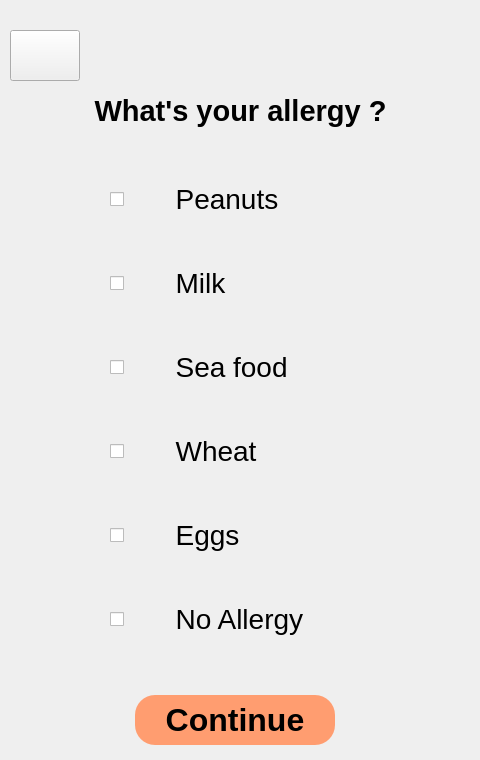
   <widget class="QWidget" name="allergyScreen">
    <attribute name="title">
     <string>allergyScreen</string>
    </attribute>
    <widget class="QPushButton" name="back31_4Button">
     <property name="geometry">
      <rect>
       <x>10</x>
       <y>30</y>
       <width>70</width>
       <height>51</height>
      </rect>
     </property>
     <property name="minimumSize">
      <size>
       <width>70</width>
       <height>0</height>
      </size>
     </property>
     <property name="maximumSize">
      <size>
       <width>70</width>
       <height>16777215</height>
      </size>
     </property>
     <property name="text">
      <string/>
     </property>
     <property name="icon">
      <iconset>
       <normaloff>Images/icons/back.png</normaloff>Images/icons/back.png</iconset>
     </property>
     <property name="iconSize">
      <size>
       <width>40</width>
       <height>40</height>
      </size>
     </property>
    </widget>
    <widget class="QLabel" name="label_21">
     <property name="geometry">
      <rect>
       <x>10</x>
       <y>90</y>
       <width>461</width>
       <height>41</height>
      </rect>
     </property>
     <property name="font">
      <font>
       <pointsize>22</pointsize>
       <weight>75</weight>
       <bold>true</bold>
      </font>
     </property>
     <property name="text">
      <string>What's your allergy ?</string>
     </property>
     <property name="alignment">
      <set>Qt::AlignCenter</set>
     </property>
    </widget>
    <widget class="QWidget" name="horizontalLayoutWidget_5">
     <property name="geometry">
      <rect>
       <x>0</x>
       <y>690</y>
       <width>471</width>
       <height>61</height>
      </rect>
     </property>
     <layout class="QHBoxLayout" name="horizontalLayout_6">
      <item>
       <widget class="QPushButton" name="continueAllergyButton">
        <property name="minimumSize">
         <size>
          <width>200</width>
          <height>50</height>
         </size>
        </property>
        <property name="maximumSize">
         <size>
          <width>200</width>
          <height>50</height>
         </size>
        </property>
        <property name="font">
         <font>
          <pointsize>24</pointsize>
          <weight>75</weight>
          <bold>true</bold>
         </font>
        </property>
        <property name="styleSheet">
         <string notr="true">QPushButton {
    background-color: rgb(255, 157, 112);
    border-radius: 20px;
    border-color: beige;
}
QPushButton:pressed {
    background-color: rgb(216, 131, 95);
    border-style: inset;
}</string>
        </property>
        <property name="text">
         <string>Continue</string>
        </property>
       </widget>
      </item>
     </layout>
    </widget>
    <widget class="QWidget" name="verticalLayoutWidget">
     <property name="geometry">
      <rect>
       <x>110</x>
       <y>140</y>
       <width>271</width>
       <height>541</height>
      </rect>
     </property>
     <layout class="QVBoxLayout" name="verticalLayout">
      <item>
       <widget class="QCheckBox" name="peanuts">
        <property name="font">
         <font>
          <pointsize>21</pointsize>
         </font>
        </property>
        <property name="text">
         <string>      Peanuts</string>
        </property>
       </widget>
      </item>
      <item>
       <widget class="QCheckBox" name="milk">
        <property name="font">
         <font>
          <pointsize>21</pointsize>
         </font>
        </property>
        <property name="text">
         <string>      Milk</string>
        </property>
       </widget>
      </item>
      <item>
       <widget class="QCheckBox" name="seaFood">
        <property name="font">
         <font>
          <pointsize>21</pointsize>
         </font>
        </property>
        <property name="text">
         <string>      Sea food</string>
        </property>
       </widget>
      </item>
      <item>
       <widget class="QCheckBox" name="wheat">
        <property name="font">
         <font>
          <pointsize>21</pointsize>
         </font>
        </property>
        <property name="text">
         <string>      Wheat</string>
        </property>
       </widget>
      </item>
      <item>
       <widget class="QCheckBox" name="eggs">
        <property name="font">
         <font>
          <pointsize>21</pointsize>
         </font>
        </property>
        <property name="text">
         <string>      Eggs</string>
        </property>
       </widget>
      </item>
      <item>
       <widget class="QCheckBox" name="noAllergy">
        <property name="font">
         <font>
          <pointsize>21</pointsize>
         </font>
        </property>
        <property name="text">
         <string>      No Allergy</string>
        </property>
       </widget>
      </item>
     </layout>
    </widget>
   </widget>
